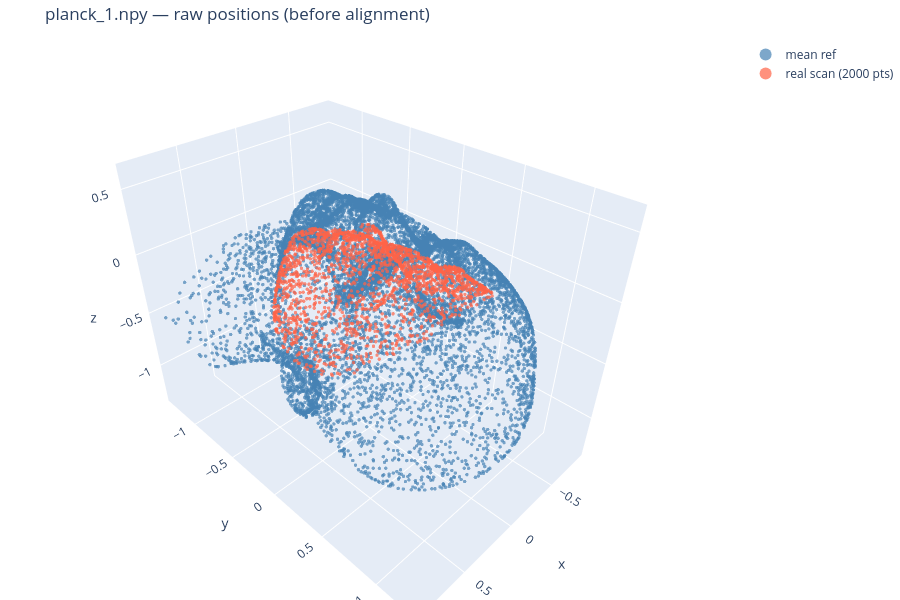

Notebook cell for this chart:
### Markdown cell above
---
## Visualizations

### Code cell
show_reg(
    [pcd_trace(mean_ref_np, 'steelblue', 'mean ref'),
     pcd_trace(src_np,      'tomato',    f'real scan ({src_pts.shape[0]} pts)')],
    f'{SCAN_FILE} — raw positions (before alignment)',
)

### Figure 1 — Plotly figure (JSON) as saved in the notebook; plotly's stock layout.template omitted (floating-point values rounded to 4 significant figures; data arrays with more than 128 entries replaced by an {"elided": "..."} marker saying what was removed)
{"data": [{"marker": {"color": "steelblue", "opacity": 0.7, "size": 2}, "mode": "markers", "name": "mean ref", "type": "scatter3d", "x": {"elided": "10788 float values"}, "y": {"elided": "10788 float values"}, "z": {"elided": "10788 float values"}}, {"marker": {"color": "tomato", "opacity": 0.7, "size": 2}, "mode": "markers", "name": "real scan (2000 pts)", "type": "scatter3d", "x": {"elided": "2000 float values"}, "y": {"elided": "2000 float values"}, "z": {"elided": "2000 float values"}}], "layout": {"height": 600, "legend": {"itemsizing": "constant"}, "margin": {"b": 0, "l": 0, "r": 0, "t": 40}, "scene": {"aspectmode": "data"}, "title": {"text": "planck_1.npy — raw positions (before alignment)"}}}
